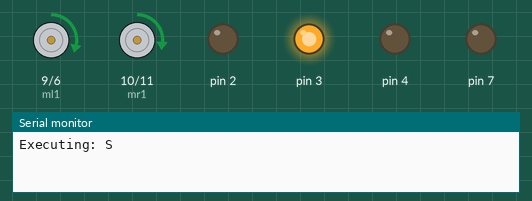
This sketch was run on a simulated Arduino Uno, built with avr-gcc and run on an emulated ATmega328P. On the bench: motor-driver pin pairs drawn as motors (green arrow = first pin HIGH = forward, orange = second pin HIGH = backward, longer = more drive), output pins drawn as LEDs (lit = HIGH), the last lines printed to the serial monitor.

Above: at 0.3 s.
At 3.94 s:
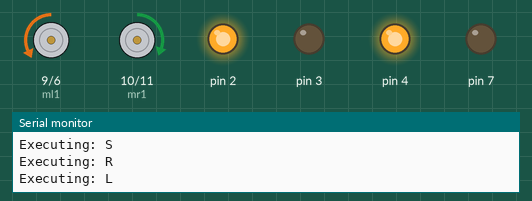
At 9.6 s:
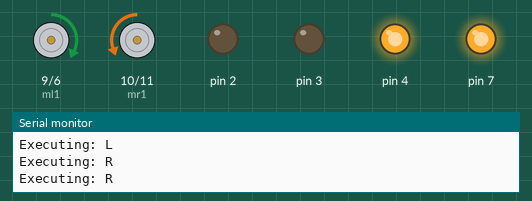
Timing chart, 0 to 40.0 s (numbered marks = the images above):
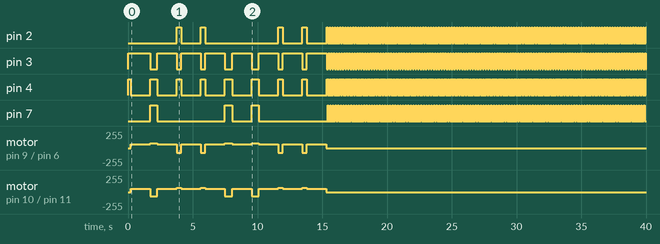

The sketch:

DOODLE_BOT.ino
```cpp
#define ml1 9
#define ml2 6
#define mr1 10
#define mr2 11
char command;
char path[]={'S', 'R', 'L', 'L', 'R', 'R', 'L', 'L', 'F'};
int i=0;

void start(){
  digitalWrite(3,HIGH);
  digitalWrite(4,HIGH);
  delay(200);
  digitalWrite(4,LOW);
}

void goStraight(){
  analogWrite(ml1,55);
  analogWrite(ml2,0);
  analogWrite(mr1,47);
  analogWrite(mr2,0);
  delay(1500);

}
void hover(){
  analogWrite(ml1,0);
  analogWrite(ml2,125);
  analogWrite(mr1,125);
  analogWrite(mr2,0);
  delay(1000);
}
void turnRight(){
  analogWrite(ml1,70);
  analogWrite(ml2,0);
  analogWrite(mr1,0);
  analogWrite(mr2,62);
  digitalWrite(3,LOW);
  digitalWrite(7,HIGH);
  digitalWrite(4,HIGH);
  delay(570);
  digitalWrite(4,LOW);
  digitalWrite(3,HIGH);
  digitalWrite(7,LOW);
}
void turnLeft(){
  analogWrite(ml1,0);
  analogWrite(ml2,70);
  analogWrite(mr1,62);
  analogWrite(mr2,0);
  digitalWrite(3,LOW);
  digitalWrite(2,HIGH);
  digitalWrite(4,HIGH);
  delay(350 );
  digitalWrite(4,LOW);
  digitalWrite(3,HIGH);
  digitalWrite(2,LOW);
}
void brake(){
  analogWrite(ml1,0);
  analogWrite(ml2,0);
  analogWrite(mr1,0);
  analogWrite(mr2,0);
  digitalWrite(4,LOW);
  delay(50);
  digitalWrite(3,LOW);
  digitalWrite(2,HIGH);
  digitalWrite(4,HIGH);
  delay(50);
  digitalWrite(2,LOW);
  digitalWrite(7,HIGH);
  digitalWrite(4,LOW);
  delay(50);
  digitalWrite(7,LOW);
  digitalWrite(3,HIGH);
  digitalWrite(4,HIGH);
  delay(50);
}

void setup() {
  // put your setup code here, to run once:
  pinMode(ml1,OUTPUT);
  pinMode(ml2,OUTPUT);
  pinMode(mr1,OUTPUT);
  pinMode(mr2,OUTPUT);
  pinMode(2,OUTPUT);
  pinMode(7,OUTPUT);
  pinMode(3,OUTPUT);
  pinMode(4,OUTPUT);
  Serial.begin(9600);
}

void loop() {
  /*action=path[i];
  if(action=='S'){
    goStraight();
    delay(2500);
    i=i+1;
  }
  else if(action=='R'){
    turnRight();
    delay(700);
    goStraight();
    delay(2000);
    i=i+1;
  }
  else if(action=='L'){
    turnLeft();
    delay(700);
    goStraight();
    delay(2000);
    i=i+1;
  }
  else if(action=='F'){
    brake();
    i=i;
  }
  goStraight();*/
  // put your main code here, to run repeatedly:
  if(command!='F'){
    for (i; i < strlen(path);) {
      char command = path[i];
      Serial.print("Executing: ");
      Serial.println(command);

      if (command == 'S') {
        // Start command - move forward
        start();
        goStraight();
        i++;
      }
      else if (command == 'L') {
        // Left turn, then continue moving forward
        turnLeft();
        goStraight();
        i++;
      }
      else if (command == 'R') {
        // Right turn, then continue moving forward
        turnRight();
        goStraight();
        i++;
      }
      else if (command == 'F') {
        // End command - stop the bot and exit loop
        //hover();
        brake();
        //break;
      }
    }
  }
  else{
    brake();
  }
  //brake();
}
```

Measured:
- by itself, pin 2: LOW → HIGH at 3.8 s, → LOW 0.35 s later, → HIGH 1.5 s later, → LOW 0.35 s later, … (255 changes in this stretch)
- by itself, pin 3: LOW → HIGH at 0.00 s, → LOW 1.7 s later, → HIGH 0.57 s later, → LOW 1.5 s later, … (262 changes in this stretch)
- by itself, pin 4: LOW → HIGH at 0.00 s, → LOW 0.20 s later, → HIGH 1.5 s later, → LOW 0.57 s later, … (509 changes in this stretch)
- by itself, pin 7: LOW → HIGH at 1.7 s, → LOW 0.57 s later, → HIGH 5.2 s later, → LOW 0.57 s later, … (252 changes in this stretch)
- by itself, motor on pin 9 (ml1) / pin 6 (ml2): stopped → forward 55/255 at 0.20 s, → forward 70/255 1.5 s later, → forward 55/255 0.57 s later, → backward 70/255 1.5 s later, … (16 changes in this stretch)
- by itself, motor on pin 10 (mr1) / pin 11 (mr2): stopped → forward 47/255 at 0.20 s, → backward 62/255 1.5 s later, → forward 47/255 0.57 s later, → forward 62/255 1.5 s later, … (16 changes in this stretch)
